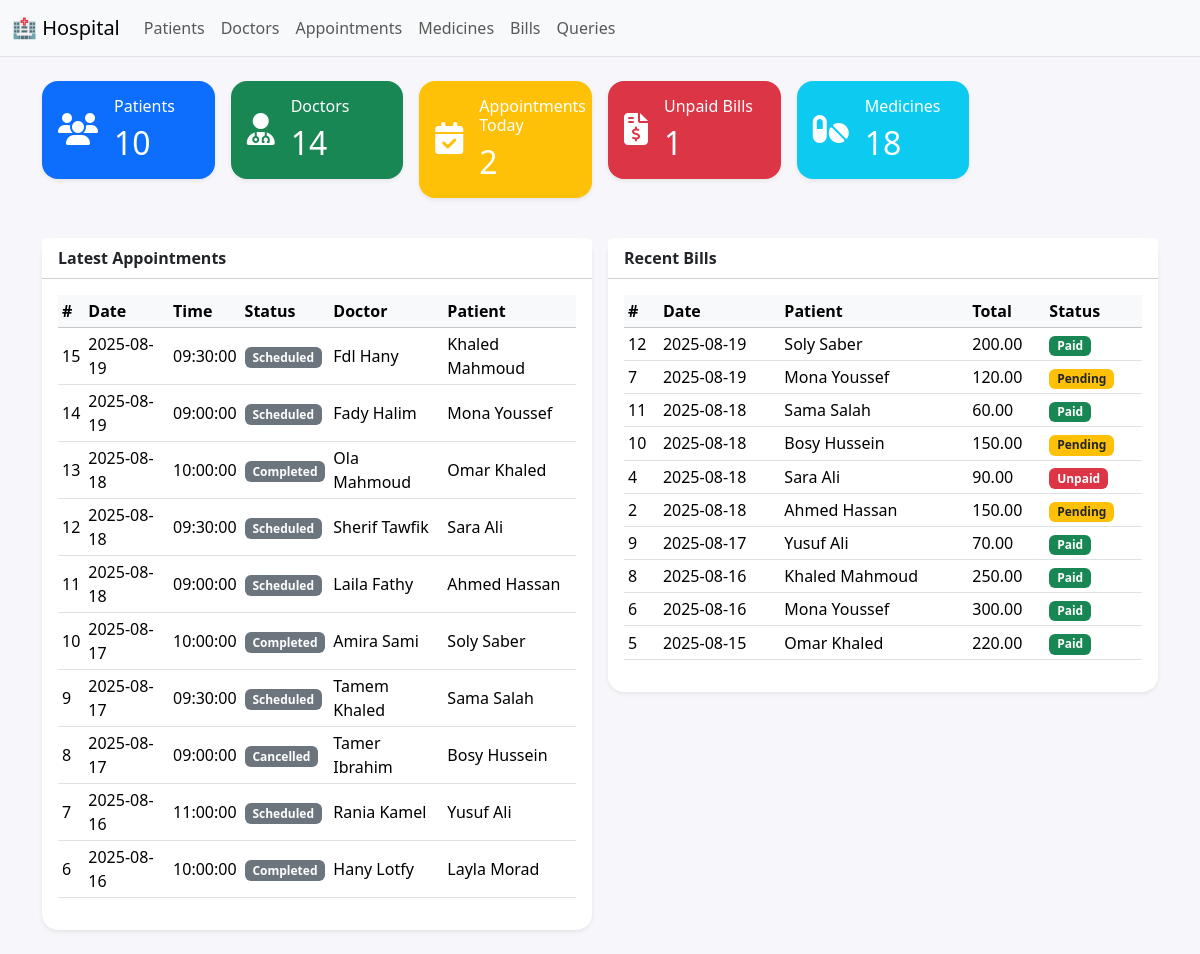
The page / on the database its author committed.
### tables this page shows
CREATE TABLE Appointment (
    appoint_id INT PRIMARY KEY AUTO_INCREMENT,
    appoint_date DATE not null,
    appoint_time TIME,
    status VARCHAR(20),
    doc_id INT,
    patient_id INT,
    FOREIGN KEY (doc_id) REFERENCES Doctor(doctor_id),
    FOREIGN KEY (patient_id) REFERENCES Patient(patient_id)
);

CREATE TABLE Bill (
    bill_id INT PRIMARY KEY AUTO_INCREMENT,
    total_amount DECIMAL(10,2) CHECK (total_amount >= 0),
    payment_status ENUM('Paid', 'Unpaid', 'Pending'),
    date DATE NOT NULL,
    patient_id INT,
    FOREIGN KEY (patient_id) REFERENCES Patient(patient_id)
);

### db.php (called while the page is built, shortened)
<?php
function run_stmt($mysqli, $sql, $types = '', $params = []) {
    $stmt = $mysqli->prepare($sql);
    if (!$stmt->execute()) die('Execute failed: ' . $stmt->error);
    return $stmt;
}
?>

### helpers.php (called while the page is built, shortened)
<?php
function h($str) { return htmlspecialchars($str ?? '', ENT_QUOTES, 'UTF-8'); }
?>

### index.php (the view)
<?php include 'header.php'; ?>
<?php
$stats = [
  'patients' => $mysqli->query("SELECT COUNT(*) c FROM Patient")->fetch_assoc()['c'] ?? 0,
  'doctors' => $mysqli->query("SELECT COUNT(*) c FROM Doctor")->fetch_assoc()['c'] ?? 0,
  'appointments_today' => run_stmt($mysqli, "SELECT COUNT(*) c FROM Appointment WHERE appoint_date = CURDATE()")
      ->get_result()->fetch_assoc()['c'] ?? 0,
  'unpaid_bills' => $mysqli->query("SELECT COUNT(*) c FROM Bill WHERE payment_status='Unpaid'")->fetch_assoc()['c'] ?? 0,
  'medicines' => $mysqli->query("SELECT COUNT(*) c FROM Medicine")->fetch_assoc()['c'] ?? 0,
];
?>
<div class="row g-3">
  <div class="col-md-2">
    <div class="card shadow-sm border-0 text-white bg-primary">
      <div class="card-body d-flex align-items-center">
        <div class="me-3"><i class="fas fa-users fa-2x"></i></div>
        <div>
          <h6 class="fw-light">Patients</h6>
          <h2 class="mb-0"><?php echo (int)$stats['patients']; ?></h2>
        </div>
      </div>
    </div>
  </div>
  <div class="col-md-2">
    <div class="card shadow-sm border-0 text-white bg-success">
      <div class="card-body d-flex align-items-center">
        <div class="me-3"><i class="fas fa-user-md fa-2x"></i></div>
        <div>
          <h6 class="fw-light">Doctors</h6>
          <h2 class="mb-0"><?php echo (int)$stats['doctors']; ?></h2>
        </div>
      </div>
    </div>
  </div>
  <div class="col-md-2">
    <div class="card shadow-sm border-0 text-white bg-warning">
      <div class="card-body d-flex align-items-center">
        <div class="me-3"><i class="fas fa-calendar-check fa-2x"></i></div>
        <div>
          <h6 class="fw-light">Appointments Today</h6>
          <h2 class="mb-0"><?php echo (int)$stats['appointments_today']; ?></h2>
        </div>
      </div>
    </div>
  </div>
  <div class="col-md-2">
    <div class="card shadow-sm border-0 text-white bg-danger">
      <div class="card-body d-flex align-items-center">
        <div class="me-3"><i class="fas fa-file-invoice-dollar fa-2x"></i></div>
        <div>
          <h6 class="fw-light">Unpaid Bills</h6>
          <h2 class="mb-0"><?php echo (int)$stats['unpaid_bills']; ?></h2>
        </div>
      </div>
    </div>
  </div>
  <div class="col-md-2">
    <div class="card shadow-sm border-0 text-white bg-info">
      <div class="card-body d-flex align-items-center">
        <div class="me-3"><i class="fas fa-pills fa-2x"></i></div>
        <div>
          <h6 class="fw-light">Medicines</h6>
          <h2 class="mb-0"><?php echo (int)$stats['medicines']; ?></h2>
        </div>
      </div>
    </div>
  </div>
</div>
<div class="row g-3 mt-4">
  <div class="col-lg-6">
    <div class="card shadow-sm">
      <div class="card-header bg-white"><strong>Latest Appointments</strong></div>
      <div class="card-body table-responsive">
        <table class="table table-hover table-sm align-middle">
          <thead class="table-light">
            <tr>
              <th>#</th><th>Date</th><th>Time</th><th>Status</th><th>Doctor</th><th>Patient</th>
            </tr>
          </thead>
          <tbody>
          <?php
          $res = $mysqli->query("SELECT a.appoint_id, a.appoint_date, a.appoint_time, a.status, CONCAT(d.first_name,' ',d.last_name) doc, CONCAT(p.first_name,' ',p.last_name) pat
                                 FROM Appointment a
                                 JOIN Doctor d ON a.doc_id=d.doctor_id
                                 JOIN Patient p ON a.patient_id=p.patient_id
                                 ORDER BY a.appoint_date DESC, a.appoint_time DESC
                                 LIMIT 10");
          while($r = $res->fetch_assoc()): ?>
            <tr>
              <td><?php echo (int)$r['appoint_id']; ?></td>
              <td><?php echo h($r['appoint_date']); ?></td>
              <td><?php echo h($r['appoint_time']); ?></td>
              <td>
                <span class="badge bg-<?php echo $r['status']==='Confirmed'?'success':($r['status']==='Pending'?'warning text-dark':'secondary'); ?>">
                  <?php echo h($r['status']); ?>
                </span>
              </td>
              <td><?php echo h($r['doc']); ?></td>
              <td><?php echo h($r['pat']); ?></td>
            </tr>
          <?php endwhile; ?>
          </tbody>
        </table>
      </div>
    </div>
  </div>
  <div class="col-lg-6">
    <div class="card shadow-sm">
      <div class="card-header bg-white"><strong>Recent Bills</strong></div>
      <div class="card-body table-responsive">
        <table class="table table-hover table-sm align-middle">
          <thead class="table-light">
            <tr>
              <th>#</th><th>Date</th><th>Patient</th><th>Total</th><th>Status</th>
            </tr>
          </thead>
          <tbody>
          <?php
          $res = $mysqli->query("SELECT b.bill_id, b.date, CONCAT(p.first_name,' ',p.last_name) pat, b.total_amount, b.payment_status
                                 FROM Bill b
                                 JOIN Patient p ON b.patient_id=p.patient_id
                                 ORDER BY b.date DESC, b.bill_id DESC
                                 LIMIT 10");
          while($r = $res->fetch_assoc()): ?>
            <tr>
              <td><?php echo (int)$r['bill_id']; ?></td>
              <td><?php echo h($r['date']); ?></td>
              <td><?php echo h($r['pat']); ?></td>
              <td><?php echo number_format((float)$r['total_amount'], 2); ?></td>
              <td>
                <span class="badge bg-<?php
                  echo $r['payment_status']==='Paid' ? 'success' :
                       ($r['payment_status']==='Pending' ? 'warning text-dark' : 'danger'); ?>">
                  <?php echo h($r['payment_status']); ?>
                </span>
              </td>
            </tr>
          <?php endwhile; ?>
          </tbody>
        </table>
      </div>
    </div>
  </div>
</div>
<?php include 'footer.php'; ?>

### header.php (shortened to what this page needs)
<?php require_once __DIR__.'/db.php'; require_once __DIR__.'/helpers.php'; ?>
<!doctype html>
<html lang="en">
<head>
  <link href="https://cdn.jsdelivr.net/npm/bootstrap@5.3.3/dist/css/bootstrap.min.css" rel="stylesheet">
  <link rel="stylesheet" href="https://cdnjs.cloudflare.com/ajax/libs/font-awesome/6.5.0/css/all.min.css">
</head>
<body>
<nav class="navbar navbar-expand-lg bg-body-tertiary border-bottom">
  <div class="container-fluid">
    <a class="navbar-brand" href="index.php">🏥 Hospital</a>
    <div class="collapse navbar-collapse" id="nav">
      <ul class="navbar-nav me-auto mb-2 mb-lg-0">
        <li class="nav-item"><a class="nav-link" href="patients.php">Patients</a></li>
        <li class="nav-item"><a class="nav-link" href="doctors.php">Doctors</a></li>
        <li class="nav-item"><a class="nav-link" href="appointments.php">Appointments</a></li>
        <li class="nav-item"><a class="nav-link" href="medicines.php">Medicines</a></li>
        <li class="nav-item"><a class="nav-link" href="bills.php">Bills</a></li>
        <li class="nav-item"><a class="nav-link" href="queries.php">Queries</a></li>
      </ul>
    </div>
  </div>
</nav>
<div class="container my-4">

### footer.php (shortened to what this page needs)
</div>
</body>
</html>

### header.php (style rules this page uses)
body { background:#f7f7fb }
.card { border:none;border-radius:1rem }
.table thead th { white-space:nowrap }

### rows shown on the page
appointment: appoint_id "15", appoint_date "2025-08-19", appoint_time "09:30:00", status "Scheduled", doc "Fdl Hany", pat "Khaled Mahmoud"
appointment: appoint_id "14", appoint_date "2025-08-19", appoint_time "09:00:00", status "Scheduled", doc "Fady Halim", pat "Mona Youssef"
appointment: appoint_id "13", appoint_date "2025-08-18", appoint_time "10:00:00", status "Completed", doc "Ola Mahmoud", pat "Omar Khaled"
appointment: appoint_id "12", appoint_date "2025-08-18", appoint_time "09:30:00", status "Scheduled", doc "Sherif Tawfik", pat "Sara Ali"
appointment: appoint_id "11", appoint_date "2025-08-18", appoint_time "09:00:00", status "Scheduled", doc "Laila Fathy", pat "Ahmed Hassan"
appointment: appoint_id "10", appoint_date "2025-08-17", appoint_time "10:00:00", status "Completed", doc "Amira Sami", pat "Soly Saber"
appointment: appoint_id "9", appoint_date "2025-08-17", appoint_time "09:30:00", status "Scheduled", doc "Tamem Khaled", pat "Sama Salah"
appointment: appoint_id "8", appoint_date "2025-08-17", appoint_time "09:00:00", status "Cancelled", doc "Tamer Ibrahim", pat "Bosy Hussein"
appointment: appoint_id "7", appoint_date "2025-08-16", appoint_time "11:00:00", status "Scheduled", doc "Rania Kamel", pat "Yusuf Ali"
appointment: appoint_id "6", appoint_date "2025-08-16", appoint_time "10:00:00", status "Completed", doc "Hany Lotfy", pat "Layla Morad"
bill: bill_id "12", date "2025-08-19", pat "Soly Saber", total_amount "200.00", payment_status "Paid"
bill: bill_id "7", date "2025-08-19", pat "Mona Youssef", total_amount "120.00", payment_status "Pending"
bill: bill_id "11", date "2025-08-18", pat "Sama Salah", total_amount "60.00", payment_status "Paid"
bill: bill_id "10", date "2025-08-18", pat "Bosy Hussein", total_amount "150.00", payment_status "Pending"
bill: bill_id "4", date "2025-08-18", pat "Sara Ali", total_amount "90.00", payment_status "Unpaid"
bill: bill_id "2", date "2025-08-18", pat "Ahmed Hassan", total_amount "150.00", payment_status "Pending"
bill: bill_id "9", date "2025-08-17", pat "Yusuf Ali", total_amount "70.00", payment_status "Paid"
bill: bill_id "8", date "2025-08-16", pat "Khaled Mahmoud", total_amount "250.00", payment_status "Paid"
bill: bill_id "6", date "2025-08-16", pat "Mona Youssef", total_amount "300.00", payment_status "Paid"
bill: bill_id "5", date "2025-08-15", pat "Omar Khaled", total_amount "220.00", payment_status "Paid"

### other values the page prints
$stats['patients'] "10"
$stats['doctors'] "14"
$stats['appointments_today'] "2"
$stats['unpaid_bills'] "1"
$stats['medicines'] "18"
